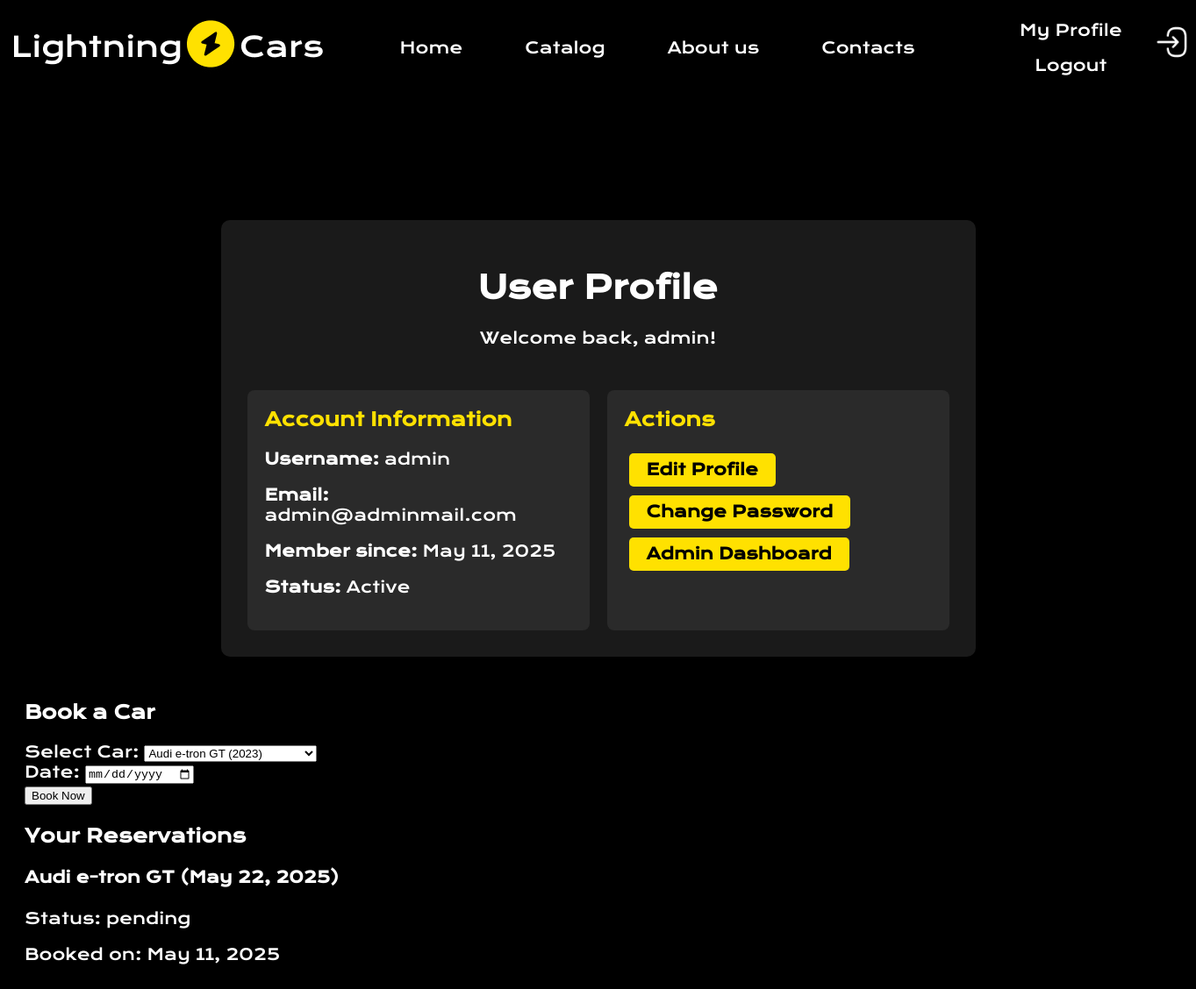
Page /profile.php (signed in) on the committed database.
### tables this page shows
CREATE TABLE `users` (
  `id` int(11) NOT NULL,
  `username` varchar(50) NOT NULL,
  `password` varchar(255) NOT NULL,
  `email` varchar(100) DEFAULT NULL,
  `created_at` timestamp NOT NULL DEFAULT current_timestamp(),
  `is_active` tinyint(1) DEFAULT 1,
  `is_admin` tinyint(1) DEFAULT 0
);

CREATE TABLE `reservations` (
  `reservation_id` int(11) NOT NULL,
  `user_id` int(11) NOT NULL,
  `car_id` int(11) NOT NULL,
  `start_date` date NOT NULL,
  `end_date` date DEFAULT NULL,
  `status` varchar(20) DEFAULT 'pending',
  `created_at` timestamp NOT NULL DEFAULT current_timestamp()
);

CREATE TABLE `cars` (
  `car_id` int(11) NOT NULL,
  `name` varchar(100) NOT NULL,
  `year` int(11) NOT NULL,
  `price` decimal(10,2) NOT NULL,
  `description` text DEFAULT NULL,
  `is_available` tinyint(1) DEFAULT 1,
  `image_url` varchar(255) DEFAULT NULL,
  `seats` tinyint(4) DEFAULT 5,
  `created_at` timestamp NOT NULL DEFAULT current_timestamp(),
  `updated_at` timestamp NOT NULL DEFAULT current_timestamp() ON UPDATE current_timestamp()
);

### profile.php (the view, shortened to what this page needs)
<?php
require 'auth.php';
try {
    $stmt = $pdo->prepare("SELECT * FROM users WHERE id = ?");
    $stmt->execute([$_SESSION['user_id']]);
    $user = $stmt->fetch();
} catch (PDOException $e) {
    die("Ошибка при получении данных пользователя: " . $e->getMessage());
}
?>
<!DOCTYPE html>
<html lang="en">
<head>
    <link rel="stylesheet" href="style.css">
</head>
<body>
    <header class="header">
        <a href="./index.php"><img src="./img/Logo.png" class="logo"></a>
        <div class="header-box">
            <ul class="main-menu">
                <li class="menu-item">
                    <a href="./index.php#home">Home</a>
                </li>
                <li class="menu-item">
                    <a href="./index.php#catalog">Catalog</a>
                </li>
                <li class="menu-item">
                    <a href="./index.php#about-us">About us</a>
                </li>
                <li class="menu-item">
                    <a href="./index.php#contacts">Contacts</a>
                </li>
            </ul>
        </div>
        <div class="regisration">
           <ul class="reg-menu">
            <li class="rmenu-item">
                <a href="./profile.php">My Profile</a>
            </li>
            <li class="rmenu-item">
                <a href="./logout.php">Logout</a>
            </li>
           </ul>
           <img src="./img/Group 1.png" class="reg-img">
        </div>
    </header>
    <main class="main">
        <div class="profile-container">
            <div class="profile-header">
                <h1>User Profile</h1>
                <p>Welcome back, <?= htmlspecialchars($user['username']) ?>!</p>
            </div>
            <div class="profile-info">
                <div class="profile-card">
                    <h3>Account Information</h3>
                    <p><strong>Username:</strong> <?= htmlspecialchars($user['username']) ?></p>
                    <p><strong>Email:</strong> <?= htmlspecialchars($user['email'] ?? 'Not specified') ?></p>
                    <p><strong>Member since:</strong> <?= date('F j, Y', strtotime($user['created_at'])) ?></p>
                    <p><strong>Status:</strong> <?= $user['is_active'] ? 'Active' : 'Inactive' ?></p>
                </div>
                <div class="profile-card">
                    <h3>Actions</h3>
                    <a href="edit_profile.php?id=<?= $user['id'] ?>" class="btn">Edit Profile</a>
                    <a href="change_password.php?id=<?= $user['id'] ?>" class="btn">Change Password</a>
                    <?php if ($user['is_admin']): ?>
                        <a href="admin_dashboard.php" class="btn">Admin Dashboard</a>
                    <?php endif; ?>
                </div>
            </div>
        </div>
        <div class="reservation-form">
            <h3>Book a Car</h3>
            <form method="POST" action="make_reservation.php">
                <div class="form-group">
                    <label for="car_id">Select Car:</label>
                    <?php
                    $cars = $pdo->query("
                        SELECT car_id, name, year
                        FROM cars
                        WHERE is_available = 1
                        ORDER BY name
                    ")->fetchAll();
                    if (empty($cars)) {
                        echo '<div class="alert">No cars available for booking</div>';
                    } else {
                        echo '<select name="car_id" id="car_id" class="form-control" required>';
                        foreach ($cars as $car) {
                            echo sprintf(
                                '<option value="%d">%s (%d)</option>',
                                $car['car_id'],
                                htmlspecialchars($car['name']),
                                $car['year']
                            );
                        }
                        echo '</select>';
                    }
                    ?>
                </div>
                <div class="form-group">
                    <label for="start_date">Date:</label>
                    <input type="date" name="start_date" id="start_date" required min="<?= date('Y-m-d') ?>">
                </div>
                <button type="submit" name="submit_reservation">Book Now</button>
            </form>
        </div>
        <div class="user-reservations">
            <h3>Your Reservations</h3>
            <?php
            $reservations = $pdo->prepare("
                SELECT r.*, c.name as car_name
                FROM reservations r
                JOIN cars c ON r.car_id = c.car_id
                WHERE r.user_id = ?
                ORDER BY r.start_date DESC
            ");
            $reservations->execute([$_SESSION['user_id']]);
            if ($reservations->rowCount() > 0) {
                foreach ($reservations as $res) {
                    echo "<div class='reservation-card'>
                        <h4>{$res['car_name']} (".date('M j, Y', strtotime($res['start_date'])).")</h4>
                        <p>Status: <span class='status-{$res['status']}'>{$res['status']}</span></p>
                        <p>Booked on: ".date('M j, Y', strtotime($res['created_at']))."</p>
                    </div>";
                }
            } else {
                echo "<p>You have no reservations yet.</p>";
            }
            ?>
        </div>
    </main>
</body>
</html>

### style.css (style rules this page uses)
* { scroll-behavior: smooth !important; }
body { font-family: 'KronaOne-Regular', Arial, Helvetica, sans-serif; background-color: #000000; color: #fff; font-size: 18px; overflow-x: hidden; }
a { position: relative; color: #ffffff; cursor: pointer; line-height: 1; text-decoration: none; }
a:after { display: block; position: absolute; left: 0; width: 0; height: 2px; background-color: #ffffff; content: ""; transition: width 0.3s ease-out; }
.header { display: flex; flex-direction: row; justify-content: space-between; gap: 10px; margin-bottom: 90px; }
.logo { height: 70px; width: 365px; padding-top: 10px; }
main { max-width: 1400px; margin: 0 auto; }
.main-menu { display: flex; flex-direction: row; justify-content: space-around; gap: 8px; scroll-behavior: smooth !important; width: 650px; height: 30px; margin-top: 35px; }
.main-menu li { list-style: none; }
.regisration { display: flex; flex-direction: row; justify-content: space-around; width: 270px; height: 60px; }
.reg-img { width: 45px; height: 50px; }
.reg-menu { display: flex; flex-direction: column; justify-content: center; width: 220px; height: 80px; }
.reg-menu li { list-style: none; }
.rmenu-item { display: flex; justify-content: center; height: 40px; }
.reg-img { display: flex; justify-content: center; height: 40px; margin-top: 20px; }
.profile-container { display: flex; flex-direction: column; max-width: 800px; margin: 50px auto; padding: 30px; background-color: #1a1a1a; border-radius: 10px; color: white; }
.profile-header { text-align: center; margin-bottom: 30px; }
.profile-info { display: grid; grid-template-columns: 1fr 1fr; gap: 20px; }
.profile-card { background-color: #2a2a2a; padding: 20px; border-radius: 8px; }
.profile-card h3 { color: #FFE100; margin-top: 0; }
.btn { display: inline-block; padding: 10px 15px; background-color: #FFE100; color: black; text-decoration: none; border-radius: 5px; margin: 5px 0; transition: background-color 0.3s; }

### profile.php (style rules this page uses)
.main { max-width: 1400px; margin: 0 auto; padding: 20px; }
.profile-container { max-width: 800px; margin: 50px auto; padding: 30px; background-color: #1a1a1a; border-radius: 10px; color: white; }
.profile-header { text-align: center; margin-bottom: 30px; }
.profile-info { display: grid; grid-template-columns: 1fr 1fr; gap: 20px; }
.profile-card { background-color: #2a2a2a; padding: 20px; border-radius: 8px; }
.profile-card h3 { color: #FFE100; margin-top: 0; }
.btn { display: inline-block; padding: 10px 20px; background-color: #FFE100; color: black; text-decoration: none; border-radius: 5px; font-weight: bold; margin: 5px; transition: all 0.3s ease; }

### rows in the picture
users: username "admin", email "admin@adminmail.com", created_at "May 11, 2025"
reservations: car.name "Audi e-tron GT", start_date "May 22, 2025", status "pending", created_at "May 11, 2025"

### other values in the picture
form field car_id "Audi e-tron GT (2023)"
